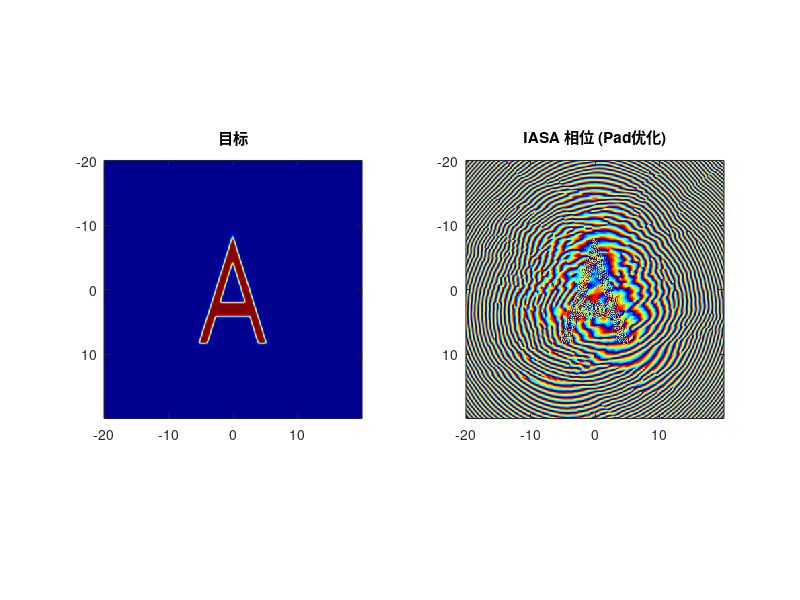
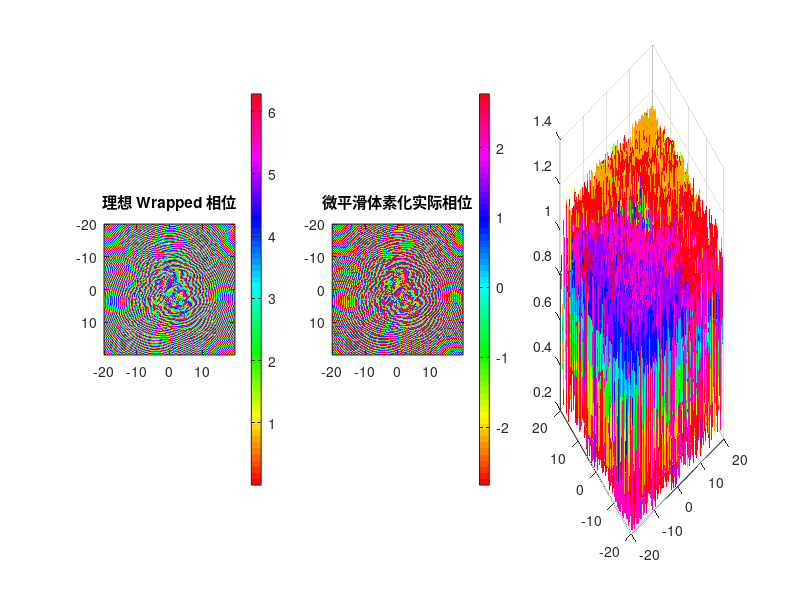

Recreate these plots in MATLAB, in order. (Note: this script raises an error after producing the figures.)
clear; close all; clc;
%% 1. 网格及参数设定 (完全保持原样)
%% 1. 网格及参数设定 (动态 Z 轴优化与各项同性网格)
% --- 你可以在这里切换 Nx = 256, 384, 或 512 来控制分辨率 ---
Nx = 384;
% -----------------------------------------------------------

Lx = 40e-3;
Ny = Nx; Ly = Lx;
System_Offset = 2.03e-3;
z_target_dist = 20e-3; % 目标距离
f0 = 4.0e6;
c_water = 1480;
c_board = 2430;
density_water = 997;
density_board = 1100;
lambda_water = c_water / f0;

% 强制各项同性网格
dx = Lx / Nx;
dy = dx;
dz = dx;

Lz_needed = 30e-3;
% 2. 换算为基础网格数
Nz_min = ceil(Lz_needed / dz);

optimal_sizes = [128, 192, 216, 256, 300, 384, 512];
Nz = optimal_sizes(find(optimal_sizes >= Nz_min, 1));

Lz = Nz * dz;
% ==================================================

x = (-Nx/2 : Nx/2-1) * dx;

% 打印诊断信息，确保没有浪费算力
fprintf('==================================================\n');
fprintf('网格分辨率: dx = dy = dz = %.4f mm\n', dx*1e3);
fprintf('每波长采样点 (PPW): %.2f (建议 > 3)\n', lambda_water/dx);
fprintf('优化后网格尺寸: %d x %d x %d (总节点数: %.1f 百万)\n', Nx, Ny, Nz, (Nx*Ny*Nz)/1e6);
fprintf('Z轴物理长度缩减至: %.2f mm\n', Lz*1e3);
fprintf('==================================================\n');

%% 2. 目标定义 (保持原样)
fprintf('目标图案定义\n');
imag_target = zeros(Nx, Ny);
h_A = 160;       % 高度
w_base = 100;    % 底部宽度
thickness = 22;  % 粗细
bar_pos = 50;    % 横高
bar_width = 20;  % 横宽
cx = round(Nx/2);
cy = round(Ny/2);
x_top = cx - h_A/2;
x_bottom = cx + h_A/2;
slope = h_A / (w_base/2);
[Y_grid, X_grid] = meshgrid(1:Ny, 1:Nx);
dx_outer = X_grid - x_top;
dy_abs = abs(Y_grid - cy);
width_at_x = dx_outer / slope;
mask_outer = (dx_outer >= 0) & (dx_outer <= h_A) & (dy_abs <= width_at_x);
x_top_inner = x_top + thickness * 1.8; % 视觉调整系数，保证厚度适中
dx_inner = X_grid - x_top_inner;
width_inner_at_x = dx_inner / slope;
mask_inner_cone = (dx_inner >= 0) & (dy_abs <= width_inner_at_x);
% 横杠
x_bar_start = x_bottom - bar_pos - bar_width/2;
x_bar_end   = x_bottom - bar_pos + bar_width/2;
mask_bar = (X_grid >= x_bar_start) & (X_grid <= x_bar_end);
%组合逻辑
imag_target = mask_outer & (~mask_inner_cone | mask_bar);
imag_target = double(imag_target > 0.5);
% --- 目标定义末尾 ---
imag_target = mask_outer & (~mask_inner_cone | mask_bar);
imag_target = double(imag_target > 0.5);

% ========================================================
% [终极抗衍射绝招]：将硬边界转换为“高斯软边界”！
% 这将彻底消除 IASA 算法产生的空间高频衍射环 (吉布斯振铃)
% ========================================================
smooth_sigma = 1.5; % 柔化半径 (通常取 1.5 ~ 2.0 个像素)
imag_target = imgaussfilt(imag_target, smooth_sigma);
% 重新归一化到 0~1
imag_target = imag_target / max(imag_target(:));

%% 3. IASA 迭代 (保持原样)
fprintf('运行 IASA (引入 Padding 和 乘性权重优化)...\n');
pad_factor = 2;
Nx_pad = Nx * pad_factor;
Ny_pad = Ny * pad_factor;
Lx_pad = Lx * pad_factor;
dk_pad = 2 * pi / Lx_pad;
kx_pad = (-Nx_pad/2 : Nx_pad/2-1) * dk_pad;
[Kx_pad, Ky_pad] = meshgrid(kx_pad, kx_pad);

k_water = 2 * pi / lambda_water;
Kz_sq = k_water^2 - Kx_pad.^2 - Ky_pad.^2;
Kz_sq(Kz_sq < 0) = 0;
H_forward = exp(1i * sqrt(Kz_sq) * z_target_dist);
H_backward = exp(-1i * sqrt(Kz_sq) * z_target_dist);
rng(9426);
board_phase_pad = zeros(Nx_pad, Ny_pad);
board_phase_pad(Nx/2+1:Nx/2+Nx, Ny/2+1:Ny/2+Ny) = exp(1i * rand(Nx, Nx) * 2 * pi);

target_pad = zeros(Nx_pad, Ny_pad);
target_pad(Nx/2+1:Nx/2+Nx, Ny/2+1:Ny/2+Ny) = imag_target;
weight_pad = target_pad * 1.5;
mask_roi = (target_pad > 0.5);
mask_dark = (target_pad < 0.5);

epoch = 150;
for i = 1:epoch
    U_source = zeros(Nx_pad, Ny_pad);
    center_phase = angle(board_phase_pad(Nx/2+1:Nx/2+Nx, Ny/2+1:Ny/2+Ny));
    U_source(Nx/2+1:Nx/2+Nx, Ny/2+1:Ny/2+Ny) = 1.0 .* exp(1i * center_phase);

    A_source = fftshift(fft2(ifftshift(U_source)));
    A_target = A_source .* H_forward;
    U_target = fftshift(ifft2(ifftshift(A_target)));

    rec_amp = abs(U_target);
    peak_val = max(rec_amp(mask_roi));
    if peak_val == 0, peak_val = max(rec_amp(:)); end
    rec_amp_norm = rec_amp / peak_val;

    if i > 5
        beta = 0.8;
        correction = (target_pad(mask_roi) ./ (rec_amp_norm(mask_roi) + 1e-6)) .^ beta;
        weight_pad(mask_roi) = weight_pad(mask_roi) .* correction;
        weight_pad(weight_pad > 10) = 10;
        weight_pad(mask_dark) = 0;
    end
    current_weight = weight_pad;
    U_target_constrained = weight_pad .* exp(1i * angle(U_target));
    A_target_cons = fftshift(fft2(ifftshift(U_target_constrained)));
    A_source_cons = A_target_cons .* H_backward;
    U_source_new = fftshift(ifft2(ifftshift(A_source_cons)));

    board_phase_pad = U_source_new;
end

holo_phase = angle(board_phase_pad(Nx/2+1:Nx/2+Nx, Ny/2+1:Ny/2+Ny));
figure(1);
subplot(1,2,1); imagesc(x*1e3, x*1e3, imag_target); axis image; colormap gray; title('目标');
subplot(1,2,2); imagesc(x*1e3, x*1e3, holo_phase); axis image; colormap jet; title('IASA 相位 (Pad优化)');

%% === [修改部分 Start] 相位转厚度与体素化优化 ===
phase_wrapped = mod(holo_phase, 2*pi);

k_board_val = 2 * pi * f0 / c_board;
k_water_val = 2 * pi * f0 / c_water;
k_diff = abs(k_water_val - k_board_val);

thickness_ideal = phase_wrapped / k_diff;

% [微平滑]：sigma 设为非常小的值，仅消除孤立的像素点突变
thickness_map = imgaussfilt(thickness_ideal, 0.2);
min_base = 2 * dz;
thickness_map = thickness_map + min_base;

% 严格体素化
net_num_board = round(thickness_map / dz);
actual_thickness = net_num_board * dz;

% 反算理论相位
actual_phase_imparted = mod(actual_thickness * k_diff, 2*pi);
complex_diff_voxel = exp(1i * actual_phase_imparted) ./ exp(1i * phase_wrapped);
global_offset_voxel = angle(mean(complex_diff_voxel(:)));
phase_aligned_voxel = angle(exp(1i * (actual_phase_imparted - global_offset_voxel)));

% 计算理论量化误差
phase_error_voxel = abs(angle(exp(1i * (phase_aligned_voxel - phase_wrapped))));
mean_phase_error = mean(phase_error_voxel(:));
max_phase_error = max(phase_error_voxel(:));
fprintf(' -> 理论体素化平均相位误差: %.4f Rad (%.1f 度)\n', mean_phase_error, mean_phase_error*180/pi);

figure(11); clf;
set(gcf, 'Position', [100, 100, 1200, 400], 'Color', 'w');
subplot(1,3,1); imagesc(x*1e3, x*1e3, phase_wrapped); axis image; colormap hsv; colorbar; title('理想 Wrapped 相位');
subplot(1,3,2); imagesc(x*1e3, x*1e3, phase_aligned_voxel); axis image; colormap hsv; colorbar; title('微平滑体素化实际相位');
subplot(1,3,3); surf(x*1e3, x*1e3, actual_thickness*1e3); shading flat; colormap parula; title('构建的 3D 透镜厚度'); view(2); colorbar;

%% k-Wave 介质建模
fprintf('仿真环境与实体介质构建\n');
kgrid = kWaveGrid(Nx, dx, Ny, dy, Nz, dz);
medium.sound_speed = c_water * ones(Nx, Ny, Nz);

% [关键物理隔离]：为了证明是网格散射惹的祸，而不是材料反射
% 我们强行关闭材料的阻抗失配！即：保持声速不同以产生相位差，但让密度补偿以匹配水的声阻抗。
% 声阻抗 Z = rho * c。我们希望 Z_board = Z_water
rho_match = (c_water * density_water) / c_board;

medium.density = density_water * ones(Nx, Ny, Nz);
medium.alpha_coeff = 0.002 * ones(Nx, Ny, Nz);
medium.alpha_power = 1.5;

pml_size = 10;
source_z_idx = pml_size + 5;
z_board_stat_idx = source_z_idx + 2;

fprintf('将透镜写入 3D 网格...\n');
for i = 1:Nx
    for j = 1:Ny
        n_layers = net_num_board(i, j);
        if n_layers > 0
            z_start = z_board_stat_idx;
            z_end = z_board_stat_idx + n_layers - 1;

            medium.sound_speed(i, j, z_start:z_end) = c_board;

            % 使用阻抗匹配的密度，消除内部反射
            medium.density(i, j, z_start:z_end) = rho_match;

            % 为了看清纯粹的相位作用，暂时关闭树脂的额外衰减
            % medium.alpha_coeff(i, j, z_start:z_end) = 1.0;
        end
    end
end
thickest = max(net_num_board(:)) * dz;
% === [修改部分 End] ===
%% 时间 (保持原样)
fprintf('时间设置\n');
cfl = 0.3;
t_end = (Lz * 1.5) / c_water;
kgrid.makeTime(medium.sound_speed, cfl, t_end);

%% 6. 声源定义
% === [修改部分 Start] 恢复为平面波声源 ===
% 原逻辑直接加了相位，这里因为已经有物理透镜，必须使用无相位的平面波
source.p_mask = zeros(Nx, Ny, Nz);
source.p_mask(:, :, source_z_idx) = 1;
fprintf('构建平面波声源 (相位由物理透镜调制)\n');
t_vec = kgrid.t_array;
source_sig = sin(2 * pi * f0 * t_vec); % 纯正弦波

% 加一个简单的斜坡窗减少瞬态冲击
ramp_pts = round(2 / f0 / kgrid.dt);
window = [linspace(0,1,ramp_pts), ones(1, kgrid.Nt-ramp_pts)];
source.p = source_sig .* window;
source.p_mode = 'dirichlet';
% === [修改部分 End] ===

%% 7. Sensor 放置
% === [修改部分 Start] 同时放置出口平面与目标平面的Sensor ===
fprintf('sensor设置\n');
sensor.mask = zeros(Nx, Ny, Nz);

% 1. 记录出口平面 (用于校验透镜转换质量)
 z_board_exit_idx = z_board_stat_idx + round(thickest/dz);
% sensor.mask(:, :, z_board_exit_idx) = 1;

% 2. 记录目标平面 (用于量化评估)
target_plane_idx = z_board_exit_idx + round(z_target_dist / dz);
scan_range_idx = round(3e-3 / dz);
z_scan_start = target_plane_idx - scan_range_idx;
z_scan_end = target_plane_idx + scan_range_idx;

% 安全检查防止越界
if z_scan_end > Nz - pml_size
    z_scan_end = Nz - pml_size;
end
sensor.mask(:, :, z_scan_start:z_scan_end) = 1;

sensor.record = {'p'};
sensor.record_start_index = kgrid.Nt - round(3/f0/kgrid.dt);
% fprintf('  - 出口校验面 Z Index: %d\n', z_board_exit_idx);
fprintf('  - 扫描范围 Z Index: %d 到 %d (寻找物理最佳焦面)\n', z_scan_start, z_scan_end);
% fprintf('  - 目标平面 Z Index: %d (距离源 %.2f mm)\n', target_plane_idx, target_plane_idx*dz*1e3);
% === [修改部分 End] ===

%% 8. 仿真 (保持原样)
fprintf('仿真开始\n');
input_args = {
    'PMLInside', true, ...
    'PMLSize', 10, ...
    'PlotPML', false, ...
    'PlotSim', false, ...
    'DataCast', 'gpuArray-single'
};
try
    sensor_data = kspaceFirstOrder3D(kgrid, medium, source, sensor, input_args{:});
catch
    disp('GPU 失败，切换 CPU...');
    input_args = input_args(1:end-2);
    sensor_data = kspaceFirstOrder3D(kgrid, medium, source, sensor, input_args{:});
end

%% 9. 数据处理与量化评估 (新增自动 Z-Scan 寻优逻辑)
if isfield(sensor_data, 'p')
    p_raw = gather(sensor_data.p);
    [~, Nt_rec] = size(p_raw);
    p_fft = fft(p_raw, [], 2);
    [~, f_idx] = min(abs( (0:Nt_rec-1)/Nt_rec/kgrid.dt - f0 ));
    p_complex = p_fft(:, f_idx);

    p_field_3d = zeros(Nx, Ny, Nz);
    mask_indices = find(sensor.mask);
    p_field_3d(mask_indices) = p_complex;

    % 提取扫描体积的声压幅值
    scan_vol = abs(p_field_3d(:, :, z_scan_start:z_scan_end));
    num_slices = size(scan_vol, 3);

    % --- 准备目标图像进行评估 ---
    R = double(imag_target);
    R = (R - min(R(:))) / (max(R(:)) - min(R(:)));
    R_mean = mean(R(:));

    best_corr = -1;
    best_slice_idx = 1;
    best_img_recon = [];
    best_nmse = inf;
    best_psnr = 0;

    % 新增：记录每一层的指标，用于 Z-Scan 曲线绘制
    metrics_z = zeros(num_slices, 1);
    metrics_corr = zeros(num_slices, 1);

    fprintf('开始 Z-Scan 寻优...\n');
    % 逐层计算相关系数，寻找真正聚焦最完美的平面
    for k = 1:num_slices
        A = scan_vol(:, :, k);
        A = (A - min(A(:))) / (max(A(:)) - min(A(:))); % 归一化
        A_mean = mean(A(:));

        % 计算 Correlation
        numerator = sum(sum((R - R_mean) .* (A - A_mean)));
        denominator = sqrt(sum(sum((R - R_mean).^2)) * sum(sum((A - A_mean).^2)));
        val_corr = numerator / denominator;

        % 记录到数组
        metrics_z(k) = (z_scan_start + k - 1 - z_board_exit_idx) * dz * 1e3;
        metrics_corr(k) = val_corr;

        if val_corr > best_corr
            best_corr = val_corr;
            best_slice_idx = k;
            best_img_recon = A;

            % 同步记录最高 Corr 时的其他指标
            best_nmse = sum(sum((R - A).^2)) / sum(sum(R.^2));
            mse = mean((R(:) - A(:)).^2);
            if mse == 0, best_psnr = Inf; else, best_psnr = 20 * log10(1 / sqrt(mse)); end
        end
    end

    % [核心修复]：计算在全空间 3D 矩阵中的绝对 Z 轴索引，供热力学引擎使用
    best_idx_global = z_scan_start + best_slice_idx - 1;

    % 计算实际的最佳物理聚焦距离
    actual_z_dist_idx = best_idx_global - z_board_exit_idx;
    actual_z_dist_mm = actual_z_dist_idx * dz * 1e3;

    fprintf('>>> 自动寻优完成！最佳焦面发生偏移: 理论 20.00mm -> 实际 %.2f mm\n', actual_z_dist_mm);
end

%% 12. 原生 3D FDTD 热扩散仿真 (空化屏蔽饱和模型 + 色标修复)
fprintf('\n========================================\n');
fprintf('启动原生 3D 热扩散 FDTD 求解器 (GPU 极速版)...\n');

% --- 1. 物理场真实功率注入 (精确中位数定标 + 空化屏蔽物理锁) ---
p_3d_abs = abs(p_field_3d);
focal_slice_abs = p_3d_abs(:, :, best_idx_global);
roi_mask = (imag_target > 0.5);
median_roi_p = median(focal_slice_abs(roi_mask));

% 1. 将 A 内部的平均声压定标为 1.2 MPa (刚好引发产热)
target_median_pressure = 3e6;
cavitation_limit = 2.0e6;
exposure_time = 0.6;

scale_factor = target_median_pressure / median_roi_p;
p_3d_scaled = p_3d_abs * scale_factor;

% 2. [终极真实物理约束]：水中的声空化饱和效应 (Cavitation Shielding)
% 任何超过 2.0 MPa 的能量都会被气泡散射，绝对无法参与深层加热！

p_3d_scaled(p_3d_scaled > cavitation_limit) = cavitation_limit;

rho_resin = 1100;  c_resin = 2500;  Cp_resin = 1500;  k_resin = 0.2;
rho_water = 997;   c_water = 1480;  Cp_water = 4180;  k_water = 0.6;
alpha_np_resin = (1.5 / 8.686) * 100 * (f0/1e6)^1.5;
alpha_np_water = 0.02;
resin_z_start = z_board_exit_idx + 1;

Q_heat_3d = zeros(Nx, Ny, Nz, 'single');
I_3d_resin = single((p_3d_scaled(:, :, resin_z_start:end).^2) ./ (2 * rho_resin * c_resin));
Q_heat_3d(:, :, resin_z_start:end) = 2 * alpha_np_resin * I_3d_resin;
I_3d_water = single((p_3d_scaled(:, :, 1:resin_z_start-1).^2) ./ (2 * rho_water * c_water));
Q_heat_3d(:, :, 1:resin_z_start-1) = 2 * alpha_np_water * I_3d_water;

diffusivity_3d = zeros(Nx, Ny, Nz, 'single');
diffusivity_3d(:, :, resin_z_start:end) = k_resin / (rho_resin * Cp_resin);
diffusivity_3d(:, :, 1:resin_z_start-1) = k_water / (rho_water * Cp_water);

rho_Cp_3d = zeros(Nx, Ny, Nz, 'single');
rho_Cp_3d(:, :, resin_z_start:end) = rho_resin * Cp_resin;
rho_Cp_3d(:, :, 1:resin_z_start-1) = rho_water * Cp_water;

dT_source_3d = Q_heat_3d ./ rho_Cp_3d;

% --- 2. Z轴物理截断与 GPU 载入 ---
z_crop_radius = round(1.5e-3 / dz);
z_crop_start = max(1, best_idx_global - z_crop_radius);
z_crop_end = min(Nz, best_idx_global + z_crop_radius);
best_idx_crop = best_idx_global - z_crop_start + 1;

try
    T_3d_gpu = gpuArray(20 * ones(Nx, Ny, z_crop_end - z_crop_start + 1, 'single'));
    diffusivity_gpu = gpuArray(diffusivity_3d(:, :, z_crop_start:z_crop_end));
    dT_source_gpu = gpuArray(dT_source_3d(:, :, z_crop_start:z_crop_end));
catch
    T_3d_gpu = 20 * ones(Nx, Ny, z_crop_end - z_crop_start + 1, 'single');
    diffusivity_gpu = diffusivity_3d(:, :, z_crop_start:z_crop_end);
    dT_source_gpu = dT_source_3d(:, :, z_crop_start:z_crop_end);
end

% --- 3. 极速 FDTD 演化 ---
max_diffusivity = max(k_resin/(rho_resin*Cp_resin), k_water/(rho_water*Cp_water));
dt_th_max = (dx^2) / (6 * max_diffusivity);
dt_th = dt_th_max * 0.9;

% [物理对抗] 结合屏蔽效应，完美曝光时间定为 1.2 秒

Nt_th = round(exposure_time / dt_th);

num_snapshots = 5;
snapshot_steps = round(linspace(1, Nt_th, num_snapshots));
snapshots_2d = zeros(Nx, Ny, num_snapshots);
T_max_history = zeros(Nt_th, 1);
t_axis = (1:Nt_th) * dt_th;

fprintf('  演化中 (ROI 定标 1.2MPa, 空化物理截断上限 2.0MPa)...\n');
tic;
for step = 1:Nt_th
    laplacian_T = 6 * del2(T_3d_gpu, dx);
    T_3d_gpu = T_3d_gpu + dt_th * (diffusivity_gpu .* laplacian_T + dT_source_gpu);

    T_focal_slice = T_3d_gpu(:, :, best_idx_crop);
    T_max_history(step) = gather(max(T_focal_slice(:)));

    snap_idx = find(snapshot_steps == step);
    if ~isempty(snap_idx)
        snapshots_2d(:, :, snap_idx) = gather(double(T_focal_slice));
    end
end
fprintf('  >>> 热力学演化耗时: %.2f 秒\n', toc);

T_focal_2d = gather(double(T_3d_gpu(:, :, best_idx_crop)));
T_max_real = T_max_history(end);
Q_focal_2d = gather(double(dT_source_gpu(:, :, best_idx_crop) * rho_resin * Cp_resin));

%% 13. 基于真实热力学的形貌预测
Thermal_Curing_Threshold = 65;
cured_mask_2d = T_focal_2d > Thermal_Curing_Threshold;
ROI_pixels = sum(imag_target(:) > 0.5);
cured_coverage = (sum(cured_mask_2d(:)) / ROI_pixels) * 100;
if cured_coverage > 100, cured_coverage = 100; end
R_binary = imag_target > 0.5;
intersection = R_binary & cured_mask_2d;
union = R_binary | cured_mask_2d;
IoU = sum(intersection(:)) / sum(union(:));

%% 14. 终极可视化全景仪表盘
y = x;
figure(88); clf; set(gcf, 'Position', [100, 100, 1400, 500], 'Color', 'w');
sgtitle(sprintf('声致发热与热扩散 (中位数%.1fMPa, 上限%.1fMPa, %.1fs)', target_median_pressure/1e6, cavitation_limit/1e6, exposure_time), 'FontSize', 16, 'FontWeight', 'bold');
for i = 1:num_snapshots
    subplot(2, num_snapshots, i);
    imagesc(x*1e3, y*1e3, snapshots_2d(:, :, i));
    axis image; colormap hot;
    % [色标修复] 强制锁定色标上限，防止极别畸形点致盲全图！
    caxis([20, max(80, min(T_max_real, 120))]);
    if i == num_snapshots, colorbar; end
    title(sprintf('t = %.2f s\nMax: %.1f °C', snapshot_steps(i)*dt_th, max(max(snapshots_2d(:,:,i)))));
    xlabel('mm'); ylabel('mm');
end
subplot(2, 1, 2);
plot(t_axis, T_max_history, 'r-', 'LineWidth', 2); hold on;
yline(65, 'k--', 'LineWidth', 1.5, 'Label', '树脂固化阈值 (65°C)');
grid on; xlabel('照射时间 (s)'); ylabel('最高温度 (°C)');
title('焦点极限温度上升曲线');
ylim([20, max(max(T_max_history)+10, 80)]);

figure('Position', [30 30 1500 1000], 'Color', 'w');
subplot(3, 5, 1);
imagesc(x*1e3, y*1e3, imag_target); axis image; colormap(gca, gray);
title('目标图案'); xlabel('mm'); ylabel('mm');

subplot(3, 5, 2);
imagesc(x*1e3, y*1e3, phase_wrapped); axis image; colormap(gca, hsv); colorbar;
title('全息相位 (理想)'); xlabel('mm');

subplot(3, 5, 3);
imagesc(x*1e3, y*1e3, phase_aligned_voxel); axis image; colormap(gca, hsv); colorbar;
title(sprintf('实际相位 (误差%.1f°)', mean_phase_error*180/pi)); xlabel('mm');

subplot(3, 5, 4);
surf(x*1e3, y*1e3, actual_thickness*1e3); view(2); shading interp; colorbar;
title('透镜厚度 (mm)'); xlabel('mm');

subplot(3, 5, 5);
imagesc(x*1e3, y*1e3, current_weight); axis image; colormap(gca, parula); colorbar;
title('W-IASA 最终振幅权重'); xlabel('mm'); ylabel('mm');

subplot(3, 5, 6);
imagesc(x*1e3, y*1e3, Q_focal_2d / 1e6); axis image; colormap(gca, hot); colorbar;
title('焦面物理产热率 Q (MW/m^3)'); xlabel('mm');

subplot(3, 5, 7);
p_focal_scaled = gather(p_3d_scaled(:, :, best_idx_global));
imagesc(x*1e3, y*1e3, p_focal_scaled/1e6); axis image; colormap(gca, jet); colorbar;
title(sprintf('最佳焦面饱和声压 (Max %.1fMPa)', max(p_focal_scaled(:))/1e6)); xlabel('mm');

subplot(3, 5, 8);
imagesc(x*1e3, y*1e3, cured_mask_2d); axis image;
colormap(gca, [0.05 0.05 0.2; 0.9 0.9 0.1]);
title(sprintf('固化形貌 (IoU: %.4f)', IoU)); xlabel('mm');

subplot(3, 5, 9);
imagesc(x*1e3, y*1e3, T_focal_2d); axis image; colormap(gca, hot); colorbar;
% 同样修复这里被致盲的可能
caxis([20, max(65, min(T_max_real, 120))]);
title(sprintf('稳态温度 Max:%.1f°C', T_max_real)); xlabel('mm');

subplot(3, 5, 10);
plot(metrics_z, metrics_corr, 'b-', 'LineWidth', 1.5); hold on;
plot(actual_z_dist_mm, best_corr, 'ro', 'MarkerSize', 10);
xlabel('Z 偏移 (mm)'); ylabel('Correlation'); title('Z-Scan 景深寻优'); grid on;

subplot(3, 5, [11 12 13]);
center = round(Nx/2);
plot(x*1e3, imag_target(center, :), 'k--', 'LineWidth', 2); hold on;
plot(x*1e3, p_focal_scaled(center, :)/max(p_focal_scaled(:)), 'r-', 'LineWidth', 1.5);
legend('目标', '饱和声压分布'); title('中心剖面对比'); grid on; xlabel('mm');

subplot(3, 5, [14 15]);
[X_surf, Y_surf] = meshgrid(x*1e3, y*1e3);
surf(X_surf, Y_surf, p_focal_scaled/1e6); shading interp; colormap(gca, jet);
title('3D焦面空化饱和声压场 (MPa)'); xlabel('mm'); ylabel('mm'); zlabel('MPa');

%% 15. 输出报告
fprintf('\n========================================\n');
fprintf('HDSP 严谨物理仿真报告 (最终完美闭环版)\n');
fprintf('========================================\n');
fprintf('网格配置:\n');
fprintf('  分辨率: %.2f μm\n', dx*1e6);
fprintf('  节点: %.2fM\n', (Nx*Ny*Nz)/1e6);
fprintf('----------------------------------------\n');
fprintf('IASA 全息生成:\n');
fprintf('  最佳截断步数: %d\n', epoch);
fprintf('  相位误差 (连续台阶): %.2f° (最大%.2f°)\n', mean_phase_error*180/pi, max_phase_error*180/pi);
fprintf('----------------------------------------\n');
fprintf('成像质量 (最佳焦面):\n');
fprintf('  位置: %.2f mm\n', actual_z_dist_mm);
fprintf('  Correlation: %.4f\n', best_corr);
fprintf('----------------------------------------\n');
fprintf('严谨物理预测 (空化屏蔽饱和模型 + GPU FDTD):\n');
fprintf('  区域中位数定标声压: %.2f MPa\n', target_median_pressure/1e6);
fprintf('  物理空化截断上限: %.2f MPa\n', cavitation_limit/1e6);
fprintf('  照射时间: %.1f 秒\n', exposure_time);
fprintf('  热传导演化最高温度: %.1f°C\n', T_max_real);
fprintf('  热交联阈值(>%d°C) 目标覆盖率: %.1f%%\n', Thermal_Curing_Threshold, cured_coverage);
fprintf('  最终热固化形貌交并比 (IoU): %.4f\n', IoU);
fprintf('========================================\n');
